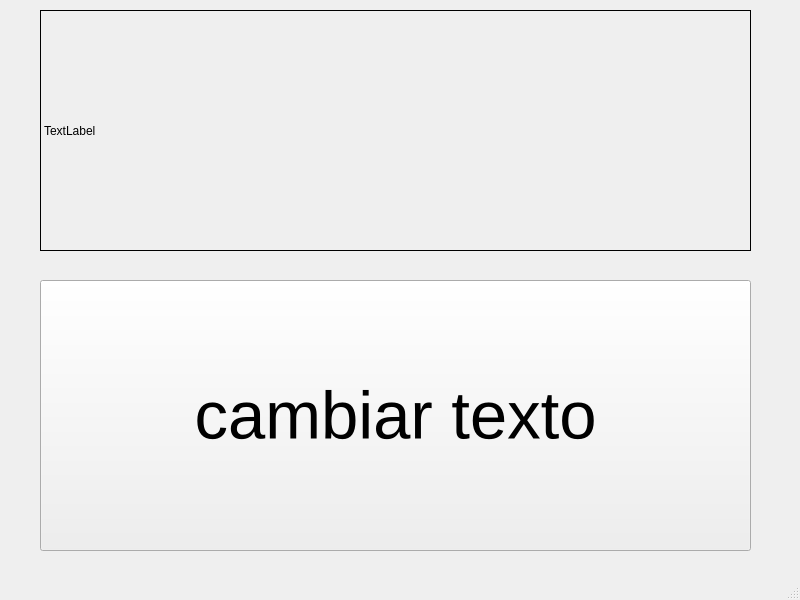
<?xml version="1.0" encoding="UTF-8"?>
<ui version="4.0">
 <class>MainWindow</class>
 <widget class="QMainWindow" name="MainWindow">
  <property name="geometry">
   <rect>
    <x>0</x>
    <y>0</y>
    <width>800</width>
    <height>600</height>
   </rect>
  </property>
  <property name="windowTitle">
   <string>MainWindow</string>
  </property>
  <widget class="QWidget" name="centralwidget">
   <widget class="QPushButton" name="pushButton">
    <property name="geometry">
     <rect>
      <x>40</x>
      <y>280</y>
      <width>711</width>
      <height>271</height>
     </rect>
    </property>
    <property name="font">
     <font>
      <pointsize>50</pointsize>
     </font>
    </property>
    <property name="text">
     <string>cambiar texto</string>
    </property>
    <property name="checkable">
     <bool>true</bool>
    </property>
   </widget>
   <widget class="QLabel" name="label">
    <property name="geometry">
     <rect>
      <x>40</x>
      <y>10</y>
      <width>711</width>
      <height>241</height>
     </rect>
    </property>
    <property name="frameShape">
     <enum>QFrame::Shape::Box</enum>
    </property>
    <property name="text">
     <string>TextLabel</string>
    </property>
   </widget>
  </widget>
  <widget class="QMenuBar" name="menubar">
   <property name="geometry">
    <rect>
     <x>0</x>
     <y>0</y>
     <width>800</width>
     <height>22</height>
    </rect>
   </property>
  </widget>
  <widget class="QStatusBar" name="statusbar"/>
 </widget>
 <resources/>
 <connections/>
</ui>
